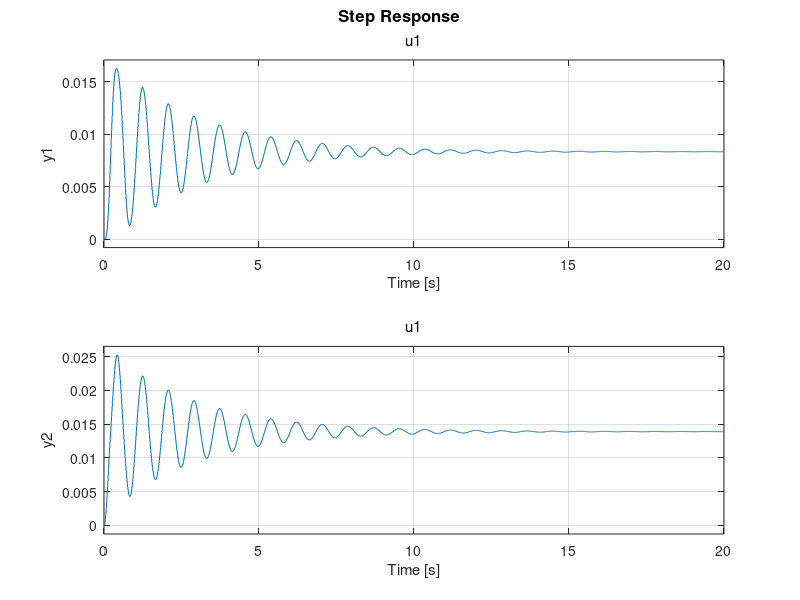

Recreate this plot in MATLAB.
% Dual mass spring damper system

%Masses [kg]
m1 = 1.0;
m2 = 0.8;

%Spring constants [N/m]
k1 = 120;
k2 = 180;

%Damping coefficients [Ns/m]
c1 = 1.5;
c2 = 2.0;

% Continuous LTI State-space matrices
A = [0, 1, 0, 0; 
     -(k1+k2)/m1, -(c1 + c2)/m1, k2/m1, c2/m1; 
     0, 0, 0, 1; 
     k2/m2, c2/m2, -k2/m2, -c2/m2];

B = [0; 0; 0; 1/m2];

C = [1, 0, 0, 0; 
     0, 0, 1, 0];

D = [0; 0]; % No feedforward

T = 1e-2; % Sampling time

sys_c = ss(A, B, C, D);
sys_d = c2d(sys_c, T, 'zoh');

step(sys_d);
